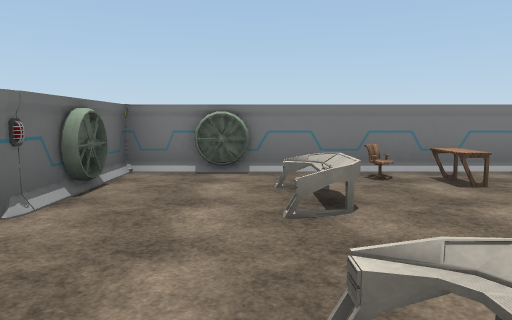
[1] (above)

16 first-person views from a walk through a Unity game level. The camera is 1.5 m above the floor, tilts 6° down and sees 70° across. Doors are open. The floor is counted in squares, 2 m on a side. Each view is taken from the middle of a square. On the plan, view 1 faces up. The plan holds only what a view shows up to about 11 squares ahead; the rest is blank. The place goes on beyond the plan. The player character is not drawn. Some animated figures are not drawn. Some surface patterns are stand-ins.

[2]
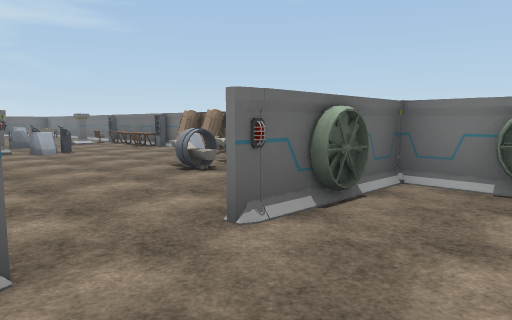

[3]
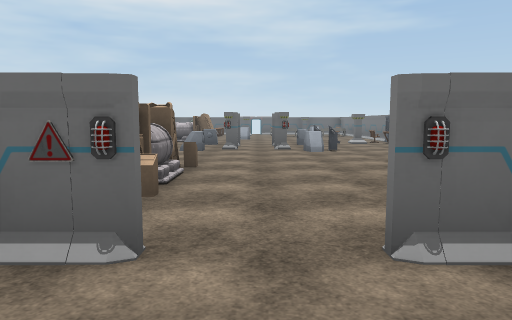

[4]
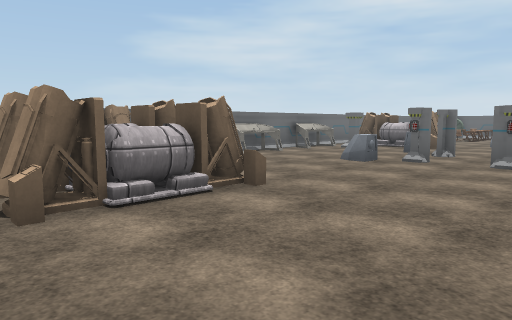

[5]
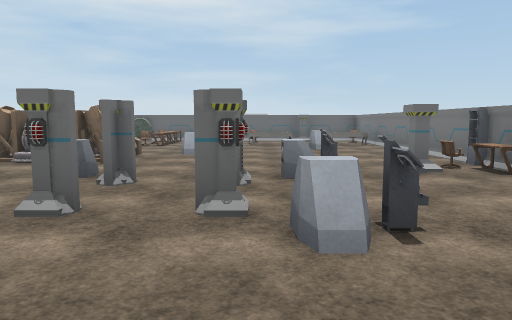

[6]
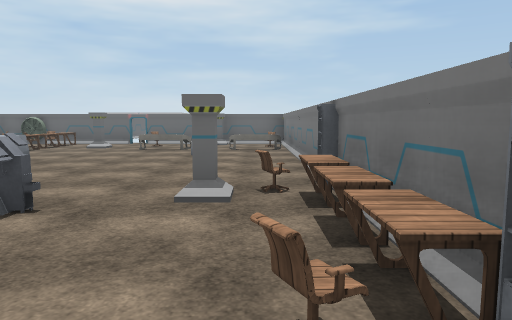

[7]
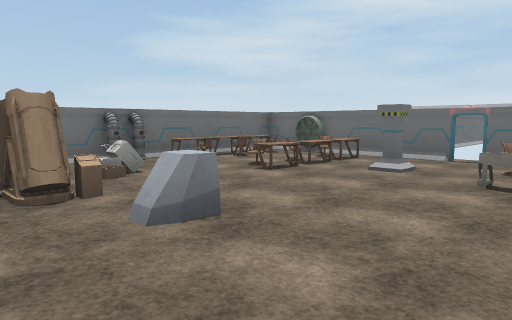

[8]
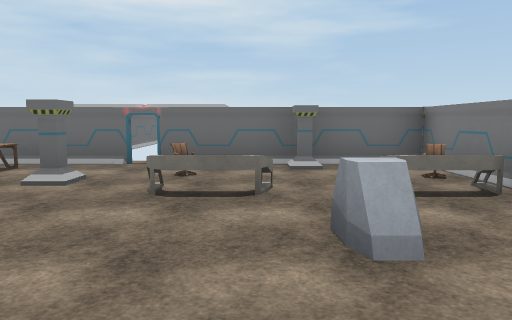

[9]
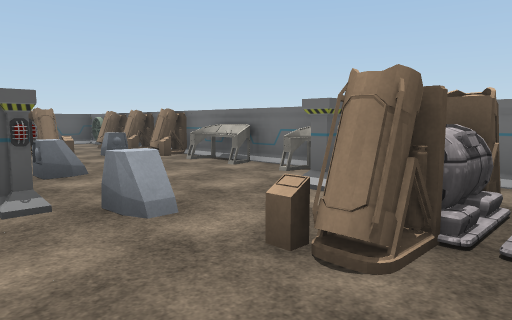

[10]
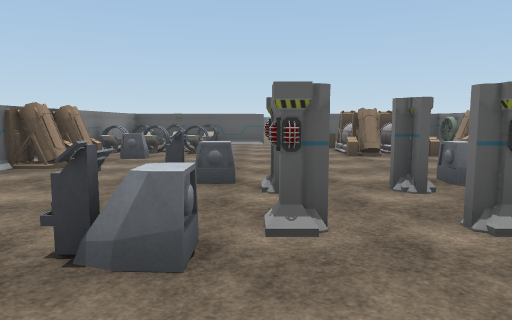

[11]
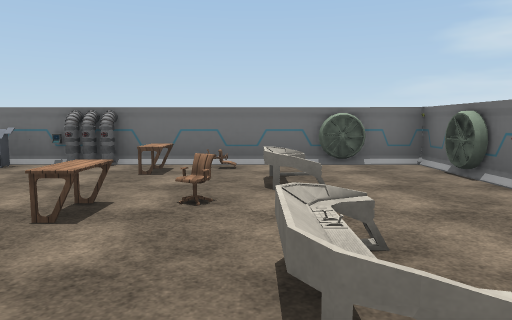

[12]
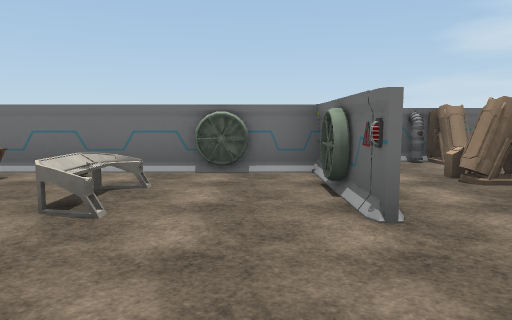

[13]
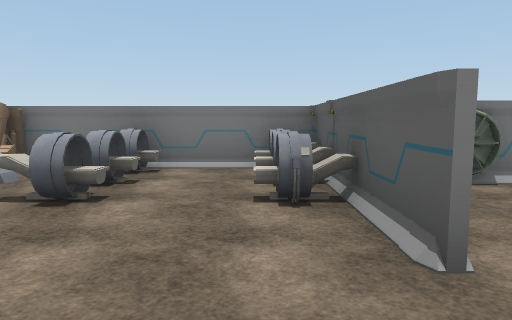

[14]
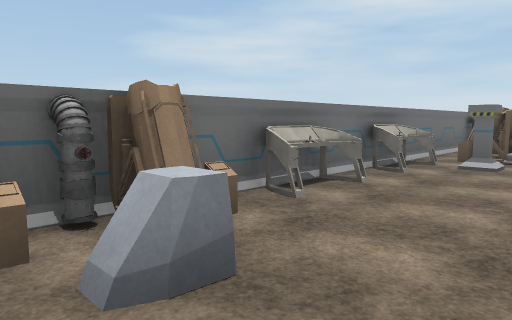

[15]
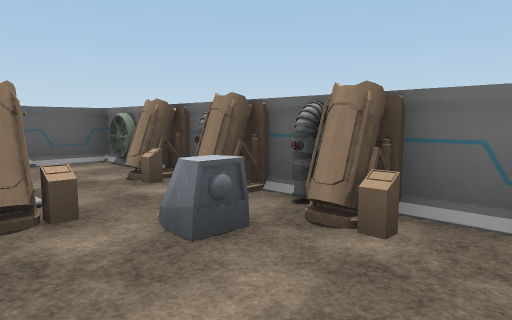

[16]
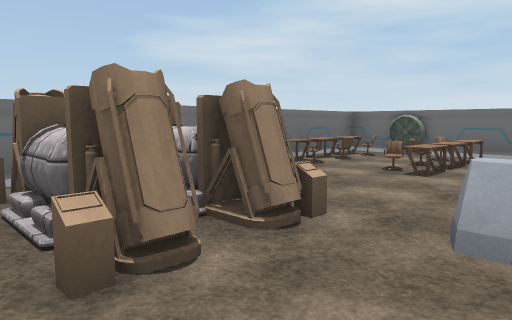

### Floor plan
Points are (right, up) in squares from view 1. A wall is a line through its corners. A room is listed if a view was taken in it or the views show most of it. See-through windows are left out.
Room 1 (views 1, 2, 3, 4, 5, 6, 7, 8, 9, 10, 11, 12, 13, 14, 15, 16)
walls: (-8.6, -2.9) (-3.7, -2.9); (-6.8, -2.5) (-6.8, -3); (-13.7, 6.9) (-21.5, 6.9) (-21.5, 2.3); (-2.1, -2.5) (-2.1, -1.4) (3.5, -1.4); (-17.5, -2.9) (-10.4, -2.9); (-21.5, 1.9) (-21.5, -2.5); (3.9, 5.5) (-2.1, 5.5) (-2.1, 6.9) (-7.5, 6.9)
ways out: open door at (-21.5, 2); open door at (-11, 2)
objects: other object (-22, -3); other object (-21, -3); other object (-21, -2); other object (-21, -1); table (-21, 0); pillar (-21, 5); table (-20, -3) to (-20, -2); table (-20, 0); pillar (-20, 1) to (-19, 2); chair (-20, 3); chair (-20, 6); table (-19, -3) to (-18, -3); chair (-19, -2); other object (-19, -1); table (-19, 0); other object (-19, 3) to (-19, 4); other object (-19, 6); other object (-17, -1); other object (-17, 5); other object (-16, -2); other object (-16, 2); other object (-15, -2); tank (-15, -1) to (-15, 0); other object (-14, -2); tank (-14, -1) to (-14, 0); chair (-14, 6); pillar (-13, -2); pillar (-13, 1); pillar (-13, 3); pillar (-13, 6); table (-13, 7); other object (-12, -3); other object (-12, 1); other object (-12, 3); computer (-12, 4); table (-12, 7); table (-11, 7) to (-10, 7); other object (-10, -3) to (-9, -3); other object (-10, 0); pillar (-10, 1); pillar (-10, 3); computer (-10, 4) to (-9, 4); chair (-10, 6); other object (-8, -2); other object (-8, 7); other object (-7, -1); other object (-7, 6); other object (-6, -3); other object (-6, -1); other object (-6, 1); other object (-6, 6); other object (-5, -2); tank (-5, -1) to (-4, 0); tank (-5, 1) to (-4, 1); other object (-5, 5); other object (-5, 6); other object (-5, 7); other object (-3, -3); other object (-3, 5); other object (-3, 6); other object (-2, -3); pillar (-2, -1); other object (-2, 0); other object (-2, 1); other object (-2, 3); other object (-2, 4); pillar (-2, 5); other object (-1, -1); other object (-1, 5); other object (1, 0) to (1, 1); chair (1, 2); other object (1, 3) to (1, 4); other object (2, -1); table (2, -1) to (3, 0); table (2, 2) to (3, 2); table (2, 4) to (3, 5); chair (2, 5); other object (4, -1)

Positions as (right, up) in squares from view 1, and headings:
1: (0, 0), facing up
2: (0, 1), facing up-left
3: (0, 2), facing left
4: (-3, 4), facing down-left
5: (-7, 3), facing left
6: (-9, 6), facing left
7: (-14, 4), facing down-left
8: (-15, 4), facing left
9: (-15, 2), facing down-right
10: (-14, 3), facing right
11: (1, 5), facing down
12: (-1, 4), facing down
13: (-3, 1), facing up
14: (-6, 0), facing down-left
15: (-9, 0), facing down-right
16: (-13, 2), facing down-left
